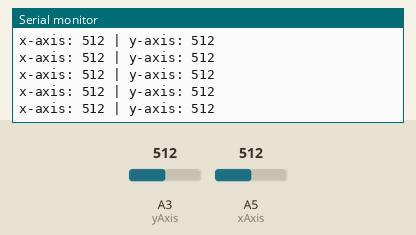
Bench run of a sketch on a simulated Arduino Uno, built with avr-gcc and run on an emulated ATmega328P. Parts: the last lines printed to the serial monitor. The test bench sets the inputs (shaded band); at power-on: A3 (yAxis) = 512, A5 (xAxis) = 512. No radio packets arrive unless stated.

Above: at 1.2 s.
1.3 s: A3 (yAxis) set to 11
At 2.4 s:
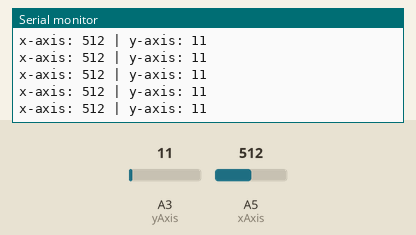
2.8 s: A3 (yAxis) set to 8
At 3.9 s:
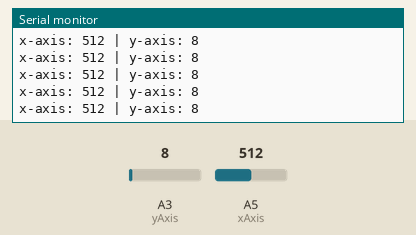
14.8 s: A5 (xAxis) set to 983
At 15.4 s:
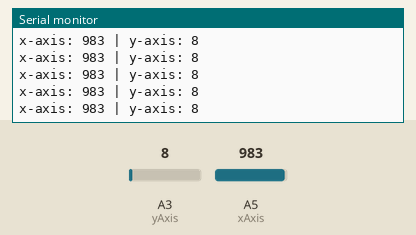
17.8 s: A5 (xAxis) set to 1011
At 18.9 s:
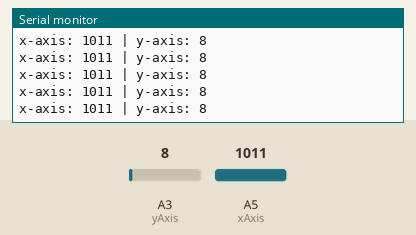
Timing chart, 0 to 20.3 s (numbered marks = the images above; inputs shaded):
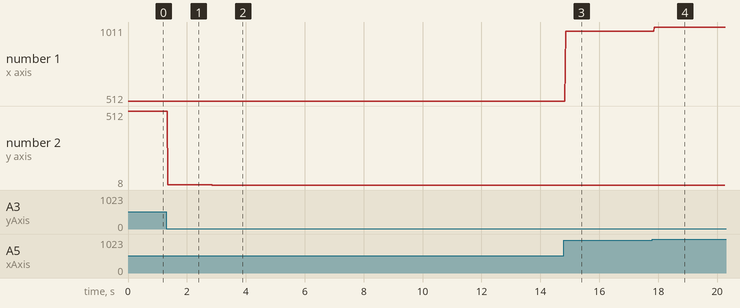

Measured:
- after the input at 1.3 s, the serial monitor: prints a new line after 0.05 s (image 1)
- after the input at 2.8 s, the serial monitor: prints a new line after 0.07 s (image 2)
- after the input at 14.8 s, the serial monitor: prints a new line after 0.05 s (image 3)
- after the input at 17.8 s, the serial monitor: prints a new line after 0.07 s (image 4)
- plotted number 1: 512 → 983 after the input at 14.8 s, 983 → 1011 after the input at 17.8 s
- plotted number 2: 512 → 11 after the input at 1.3 s, 11 → 8 after the input at 2.8 s

The sketch:

TRANSMITTER.ino
```cpp
//Ollie, 16/02/2025
//Practicing controlling motor speed and direction remotely

//Code for Arduino UNO transmitter

//importing libraries

//INSTALL LIBRARIES FROM: https://github.com/nRF24/RF24

#include <SPI.h>
#include <nRF24L01.h>
#include <RF24.h>

//--------------------------

//starting radio object of class RF24
RF24 radio(9, 8); //CE and CSN connected to digital pins 9 and 8 respectively

//channel/pipe address which RF24 modules agree to communicate through (SAME ACROSS TRANSMITTER AND RECEIVER CODE)
const byte address[6] = "TEAM2"; //This address can be any 5 charcter string e.g. "123AB"


//pin definitions for joystick
const int xAxis = A5;
const int yAxis = A3;

//array to store values to be transmitted
int transmitData[2]; //first element is xVal, second element is yVal
//xVal controls motor direction, yVal motor speed

void setup()
{
  //open serial monitor
  Serial.begin(9600);

  //joystick pins as inputs
  pinMode(xAxis, INPUT);
  pinMode(yAxis, INPUT);

  //beginning radio communication
  radio.begin();
  //setting radio channel using previously defined channel address
  radio.openWritingPipe(address); //writing pipe because this is transmitter code
  //setting power amplifier level. For this test setting to min, but if using higher value in robot to increase range consider adding bypass capacitor between +3.3V and GND to stabilise voltage
  radio.setPALevel(RF24_PA_MIN);
  //setting this module as the transmitter:
  radio.stopListening();
}


void loop()
{

  //Reading joystick values, in range 0-1023. full speed forward=0, full speed reverse=1023, full right=1023, full left=0.
  transmitData[0] = analogRead(xAxis);
  transmitData[1] = analogRead(yAxis);

  //printing joystick values to serial monitor for debugging
  char buffer[50];
  sprintf(buffer, "x-axis: %d | y-axis: %d", transmitData[0], transmitData[1]);
  Serial.println(buffer);

  //sending all data to the receiver
  radio.write(&transmitData, sizeof(transmitData));

  delay(20); //delay between sending new data to receiver

}
```
